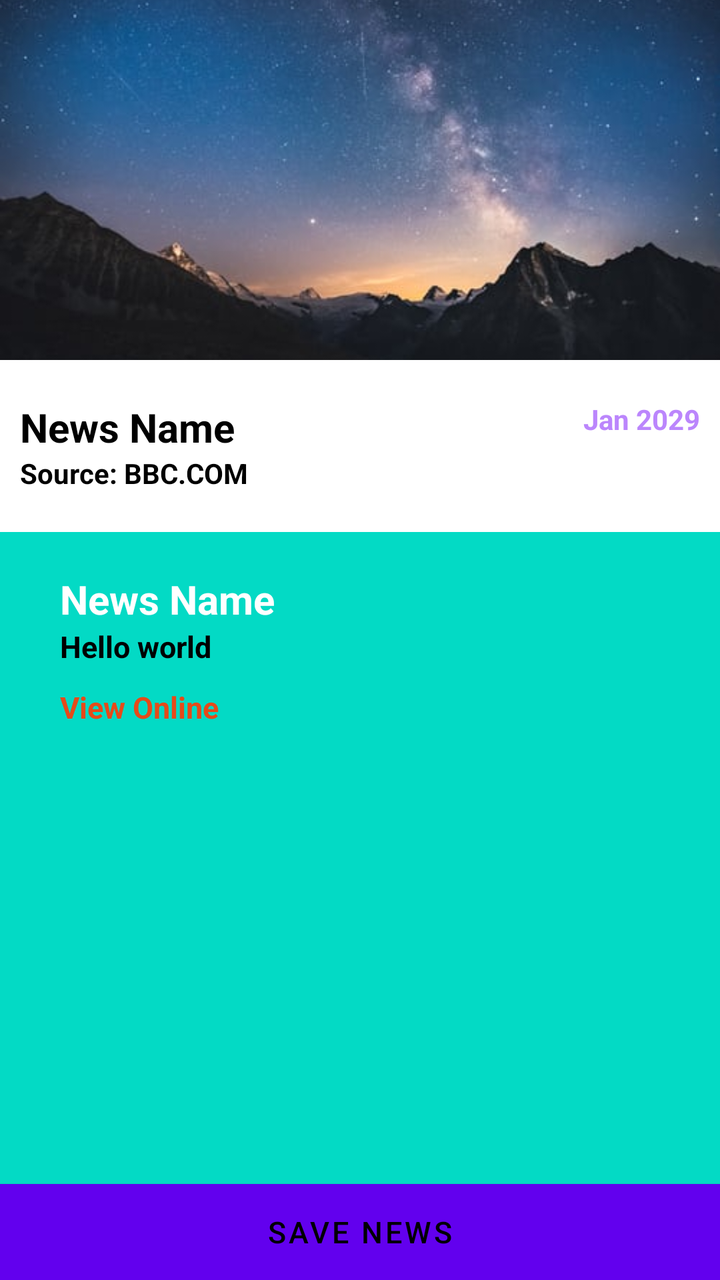
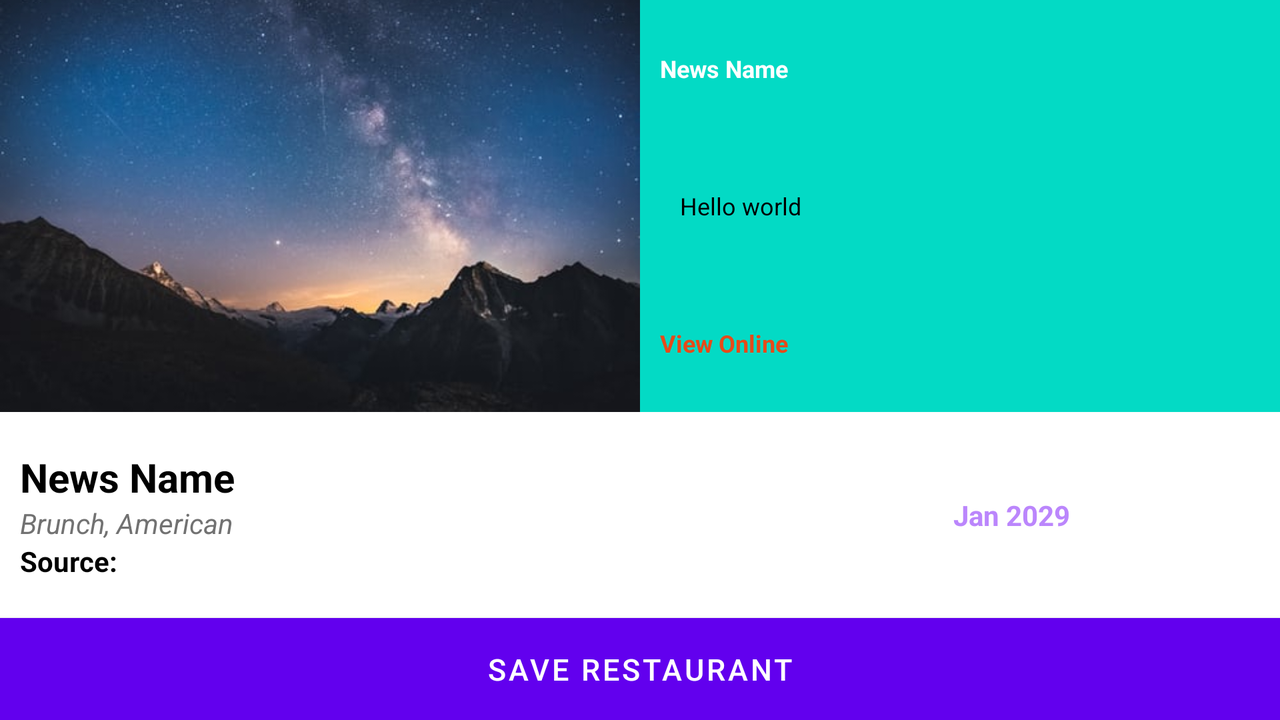

First picture: res/layout/ on a phone held upright. Second picture: the repository's own variant of that layout, on a device whose configuration matches the variant's folder. Source for both follows.
<!-- AndroidManifest.xml: application theme Theme.NewsSearch -->
<!-- res/layout/fragment_news_detail.xml -->
<?xml version="1.0" encoding="utf-8"?>
<FrameLayout xmlns:android="http://schemas.android.com/apk/res/android"
    xmlns:tools="http://schemas.android.com/tools"
    android:layout_width="match_parent"
    android:layout_height="match_parent"
    tools:context=".ui.NewsDetailFragment">

    <LinearLayout
        android:orientation="vertical"
        android:layout_width="match_parent"
        android:layout_height="match_parent"
        android:background="@color/teal_200">

        <ImageView
            android:layout_width="match_parent"
            android:layout_height="180dp"
            android:id="@+id/newsImageView"
            android:src="@drawable/waffles"
            android:scaleType="centerCrop" />

        <RelativeLayout
            android:layout_width="match_parent"
            android:layout_height="wrap_content"
            android:background="@android:color/white"
            android:paddingTop="20dp"
            android:paddingLeft="10dp"
            android:paddingRight="10dp"
            android:paddingBottom="20dp">

            <TextView
                android:layout_width="wrap_content"
                android:layout_height="wrap_content"
                android:text="News Name"
                android:id="@+id/newsNameTextView"
                android:layout_alignParentLeft="true"
                android:layout_alignParentStart="true"
                android:textSize="20sp"
                android:textColor="@color/black"
                android:textStyle="bold" />

            <TextView
                android:layout_width="wrap_content"
                android:layout_height="wrap_content"
                android:text="Jan 2029"
                android:id="@+id/publishedAt"
                android:layout_alignTop="@+id/newsNameTextView"
                android:layout_alignParentRight="true"
                android:layout_alignParentEnd="true"
                android:textColor="@color/purple_200"
                android:textStyle="bold" />

            <TextView
                android:layout_width="wrap_content"
                android:layout_height="wrap_content"
                android:text="Source: BBC.COM"
                android:id="@+id/title"
                android:layout_below="@+id/newsNameTextView"
                android:layout_alignParentLeft="true"
                android:layout_alignParentStart="true"
                android:textColor="@color/black"
                android:textStyle="bold" />
        </RelativeLayout>
        <RelativeLayout
            android:layout_width="match_parent"
            android:layout_height="match_parent">

            <LinearLayout
                android:layout_width="match_parent"
                android:layout_height="wrap_content"
                android:layout_above="@+id/saveNewsButton"
                android:layout_alignParentStart="true"
                android:layout_alignParentLeft="true"
                android:layout_alignParentTop="true"
                android:orientation="vertical"
                android:paddingLeft="30dp"
                android:paddingTop="20dp"
                android:paddingRight="30dp">

                <TextView
                    android:id="@+id/author"
                    android:layout_width="wrap_content"
                    android:layout_height="wrap_content"
                    android:layout_alignParentStart="true"
                    android:layout_alignParentLeft="true"
                    android:text="News Name"
                    android:textColor="@color/white"
                    android:textSize="20sp"
                    android:textStyle="bold" />

                <TextView
                    android:id="@+id/description"
                    android:layout_width="wrap_content"
                    android:layout_height="wrap_content"
                    android:layout_marginBottom="10dp"
                    android:drawablePadding="4dp"
                    android:gravity="center"
                    android:text="Hello world"
                    android:textColor="@color/black"
                    android:textSize="15sp"
                    android:textStyle="bold" />

                <TextView
                    android:id="@+id/websiteTextView"
                    android:layout_width="wrap_content"
                    android:layout_height="wrap_content"
                    android:layout_marginBottom="10dp"
                    android:drawableLeft="@drawable/ic_baseline_website_black_24dp"
                    android:drawablePadding="4dp"
                    android:gravity="center_vertical"
                    android:text="View Online"
                    android:textColor="@color/colorPrimaryDark"
                    android:textSize="15sp"
                    android:textStyle="bold" />

            </LinearLayout>

            <Button
                android:id="@+id/saveNewsButton"
                android:layout_width="match_parent"
                android:layout_height="wrap_content"
                android:layout_alignParentBottom="true"
                android:background="@color/cardview_light_background"
                android:text="Save News"
                android:textColor="@color/black"
                android:textSize="15sp" />

        </RelativeLayout>


    </LinearLayout>
</FrameLayout>
<!-- resources referenced by this layout -->
<resources>
  <color name="black">#FF000000</color>
  <color name="colorPrimaryDark">#E64A19</color>
  <color name="purple_200">#FFBB86FC</color>
  <color name="teal_200">#FF03DAC5</color>
  <color name="white">#FFFFFFFF</color>
  <!-- drawable waffles: jpeg bitmap (drawable, 21970 bytes) -->
  <style name="Theme.NewsSearch" parent="Theme.MaterialComponents.DayNight.DarkActionBar">
          
          <item name="colorPrimary">@color/purple_500</item>
          <item name="colorPrimaryVariant">@color/purple_700</item>
          
          <item name="colorSecondary">@color/teal_200</item>
          <item name="colorSecondaryVariant">@color/teal_700</item>
          <item name="colorOnSecondary">@color/black</item>
          <item name="colorPrimaryDark">@color/colorPrimaryDark</item>
          
          <item name="android:statusBarColor" tools:targetApi="l">?attr/colorPrimaryVariant</item>
          
          
          <item name="colorOnPrimary">@color/white</item>
          
          <item name="colorAccent">@color/colorAccent</item>
          
      </style>
  <color name="purple_500">#FF6200EE</color>
  <color name="purple_700">#FF3700B3</color>
  <color name="teal_700">#FF018786</color>
  <color name="colorAccent">#009688</color>
</resources>
<!-- res/layout-land/fragment_news_detail.xml (the repository's variant of the layout above) -->
<!-- drawn on the phone turned sideways -->
<FrameLayout xmlns:android="http://schemas.android.com/apk/res/android"
    xmlns:app="http://schemas.android.com/apk/res-auto"
    xmlns:tools="http://schemas.android.com/tools"
    android:layout_width="match_parent"
    android:layout_height="match_parent"
    tools:context=".ui.NewsDetailFragment">

    <LinearLayout
        android:orientation="vertical"
        android:layout_width="match_parent"
        android:layout_height="match_parent"
        android:background="@color/teal_200">

        <LinearLayout
            android:orientation="horizontal"
            android:layout_weight="3"
            android:layout_width="match_parent"
            android:layout_height="match_parent">

            <ImageView
                android:layout_weight="1"
                android:layout_width="match_parent"
                android:layout_height="match_parent"
                android:id="@+id/restaurantImageView"
                android:src="@drawable/waffles"
                android:scaleType="centerCrop" />

            <LinearLayout
                android:layout_weight="1"
                android:orientation="vertical"
                android:layout_width="match_parent"
                android:layout_height="match_parent">


                <TextView
                    android:id="@+id/author"
                    android:layout_marginLeft="10dp"
                    android:layout_weight="1"
                    android:layout_width="wrap_content"
                    android:layout_height="wrap_content"
                    android:text="News Name"
                    android:drawablePadding="4dp"
                    android:textColor="@color/white"
                    android:textSize="12sp"
                    android:textStyle="bold"
                    android:gravity="center" />

                <TextView
                    android:id="@+id/description"
                    android:layout_marginLeft="20dp"
                    android:layout_weight="1"
                    android:layout_width="wrap_content"
                    android:layout_height="wrap_content"
                    android:drawablePadding="4dp"
                    android:text="Hello world"
                    android:textColor="@color/black"
                    android:textSize="12sp"
                    android:gravity="center"/>


                <TextView
                    android:layout_marginLeft="10dp"
                    android:layout_weight="1"
                    android:layout_width="wrap_content"
                    android:layout_height="wrap_content"
                    android:text="View Online"
                    android:id="@+id/websiteTextView"
                    android:drawablePadding="4dp"
                    android:textColor="@color/colorPrimaryDark"
                    android:textSize="12sp"
                    android:textStyle="bold"
                    android:gravity="center"
                    app:drawableLeftCompat="@drawable/ic_baseline_website_black_24dp" />


            </LinearLayout>

        </LinearLayout>

        <LinearLayout
            android:orientation="horizontal"
            android:layout_weight="5"
            android:layout_width="match_parent"
            android:layout_height="match_parent"
            android:background="@android:color/white"
            android:gravity="center"
            android:padding="10dp">

            <LinearLayout
                android:orientation="vertical"
                android:layout_width="wrap_content"
                android:layout_height="wrap_content">

                <TextView
                    android:layout_width="wrap_content"
                    android:layout_height="wrap_content"
                    android:text="News Name"
                    android:id="@+id/newsNameTextView"
                    android:textSize="20sp"
                    android:textColor="@color/black"
                    android:textStyle="bold" />

                <TextView
                    android:layout_width="wrap_content"
                    android:layout_height="wrap_content"
                    android:text="Brunch, American"
                    android:id="@+id/cuisineTextView"
                    android:textColor="@color/colorSecondaryText"
                    android:textStyle="italic" />

                <TextView
                    android:id="@+id/title"
                    android:layout_width="match_parent"
                    android:layout_height="wrap_content"
                    android:text="Source: BBC.COM"
                    android:textColor="@color/black"
                    android:textStyle="bold" />

            </LinearLayout>

            <RelativeLayout
                android:layout_width="match_parent"
                android:layout_height="match_parent">

                <TextView
                    android:id="@+id/publishedAt"
                    android:layout_width="wrap_content"
                    android:layout_height="wrap_content"
                    android:layout_alignParentTop="true"
                    android:layout_alignParentRight="true"
                    android:layout_marginLeft="20dp"
                    android:layout_marginTop="32dp"
                    android:layout_marginRight="95dp"
                    android:text="Jan 2029"
                    android:textColor="@color/purple_200"
                    android:textStyle="bold" />


            </RelativeLayout>

        </LinearLayout>

        <Button
            android:layout_weight="6"
            android:layout_width="match_parent"
            android:layout_height="match_parent"
            android:text="Save Restaurant"
            android:id="@+id/saveRestaurantButton"
            android:layout_alignParentBottom="true"
            android:background="@color/colorAccent"
            android:textColor="@color/colorTextIcons"
            android:textSize="15sp" />
    </LinearLayout>
</FrameLayout>
<!-- resources referenced by the variant -->
<!-- as the phone turned sideways resolves them -->
<resources>
  <color name="black">#FF000000</color>
  <color name="colorAccent">#009688</color>
  <color name="colorPrimaryDark">#E64A19</color>
  <color name="colorSecondaryText">#727272</color>
  <color name="colorTextIcons">#FFFFFF</color>
  <color name="purple_200">#FFBB86FC</color>
  <color name="teal_200">#FF03DAC5</color>
  <color name="white">#FFFFFFFF</color>
  <!-- drawable waffles: jpeg bitmap (drawable, 21970 bytes) -->
  <style name="Theme.NewsSearch" parent="Theme.MaterialComponents.DayNight.DarkActionBar">
          
          <item name="colorPrimary">@color/purple_500</item>
          <item name="colorPrimaryVariant">@color/purple_700</item>
          
          <item name="colorSecondary">@color/teal_200</item>
          <item name="colorSecondaryVariant">@color/teal_700</item>
          <item name="colorOnSecondary">@color/black</item>
          <item name="colorPrimaryDark">@color/colorPrimaryDark</item>
          
          <item name="android:statusBarColor" tools:targetApi="l">?attr/colorPrimaryVariant</item>
          
          
          <item name="colorOnPrimary">@color/white</item>
          
          <item name="colorAccent">@color/colorAccent</item>
          
      </style>
  <color name="purple_500">#FF6200EE</color>
  <color name="purple_700">#FF3700B3</color>
  <color name="teal_700">#FF018786</color>
</resources>
